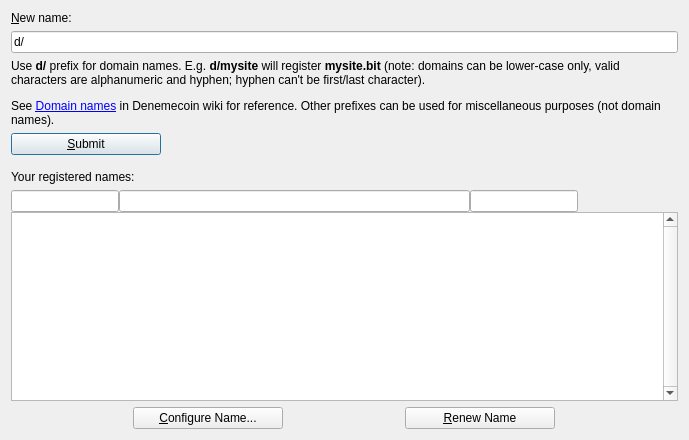
<?xml version="1.0" encoding="UTF-8"?>
<ui version="4.0">
 <class>ManageNamesPage</class>
 <widget class="QDialog" name="ManageNamesPage">
  <property name="geometry">
   <rect>
    <x>0</x>
    <y>0</y>
    <width>689</width>
    <height>440</height>
   </rect>
  </property>
  <property name="sizePolicy">
   <sizepolicy hsizetype="Preferred" vsizetype="Preferred">
    <horstretch>0</horstretch>
    <verstretch>0</verstretch>
   </sizepolicy>
  </property>
  <property name="windowTitle">
   <string>Manage Names</string>
  </property>
  <layout class="QHBoxLayout" name="horizontalLayout">
   <item>
    <layout class="QVBoxLayout" name="verticalLayout">
     <item>
      <widget class="QLabel" name="label_4">
       <property name="sizePolicy">
        <sizepolicy hsizetype="Preferred" vsizetype="Maximum">
         <horstretch>0</horstretch>
         <verstretch>0</verstretch>
        </sizepolicy>
       </property>
       <property name="text">
        <string>&amp;New name:</string>
       </property>
       <property name="alignment">
        <set>Qt::AlignLeading|Qt::AlignLeft|Qt::AlignVCenter</set>
       </property>
       <property name="buddy">
        <cstring>registerName</cstring>
       </property>
      </widget>
     </item>
     <item>
      <widget class="QValidatedLineEdit" name="registerName">
       <property name="toolTip">
        <string>Enter a name or domain name (prefixed with d/) to be registered via Denemecoin.</string>
       </property>
       <property name="text">
        <string notr="true">d/</string>
       </property>
      </widget>
     </item>
     <item>
      <widget class="QLabel" name="label">
       <property name="sizePolicy">
        <sizepolicy hsizetype="Preferred" vsizetype="Preferred">
         <horstretch>0</horstretch>
         <verstretch>0</verstretch>
        </sizepolicy>
       </property>
       <property name="text">
        <string>&lt;html&gt;&lt;head/&gt;&lt;body&gt;&lt;p&gt;Use &lt;span style=&quot; font-weight:600;&quot;&gt;d/&lt;/span&gt; prefix for domain names. E.g. &lt;span style=&quot; font-weight:600;&quot;&gt;d/mysite&lt;/span&gt; will register &lt;span style=&quot; font-weight:600;&quot;&gt;mysite.bit&lt;/span&gt; (note: domains can be lower-case only, valid characters are alphanumeric and hyphen; hyphen can't be first/last character).&lt;/p&gt;&lt;p&gt;See &lt;a href=&quot;http://dot-bit.org/Namespace:Domain_names&quot;&gt;&lt;span style=&quot; text-decoration: underline; color:#0000ff;&quot;&gt;Domain names&lt;/span&gt;&lt;/a&gt; in Denemecoin wiki for reference. Other prefixes can be used for miscellaneous purposes (not domain names).&lt;/p&gt;&lt;/body&gt;&lt;/html&gt;</string>
       </property>
       <property name="textFormat">
        <enum>Qt::RichText</enum>
       </property>
       <property name="wordWrap">
        <bool>true</bool>
       </property>
       <property name="openExternalLinks">
        <bool>true</bool>
       </property>
      </widget>
     </item>
     <item>
      <widget class="QPushButton" name="submitNameButton">
       <property name="sizePolicy">
        <sizepolicy hsizetype="Fixed" vsizetype="Fixed">
         <horstretch>0</horstretch>
         <verstretch>0</verstretch>
        </sizepolicy>
       </property>
       <property name="minimumSize">
        <size>
         <width>150</width>
         <height>0</height>
        </size>
       </property>
       <property name="toolTip">
        <string>Confirm the new name action. Sends name_new transaction
to the network and creates a pending name_firstupdate transaction.</string>
       </property>
       <property name="text">
        <string>&amp;Submit</string>
       </property>
       <property name="icon">
        <iconset resource="../bitcoin.qrc">
         <normaloff>:/icons/send</normaloff>:/icons/send</iconset>
       </property>
       <property name="default">
        <bool>true</bool>
       </property>
      </widget>
     </item>
     <item>
      <spacer name="verticalSpacer">
       <property name="orientation">
        <enum>Qt::Vertical</enum>
       </property>
       <property name="sizeType">
        <enum>QSizePolicy::Maximum</enum>
       </property>
       <property name="sizeHint" stdset="0">
        <size>
         <width>20</width>
         <height>12</height>
        </size>
       </property>
      </spacer>
     </item>
     <item>
      <widget class="QLabel" name="label_5">
       <property name="sizePolicy">
        <sizepolicy hsizetype="Preferred" vsizetype="Maximum">
         <horstretch>0</horstretch>
         <verstretch>0</verstretch>
        </sizepolicy>
       </property>
       <property name="text">
        <string>Your registered names:</string>
       </property>
       <property name="alignment">
        <set>Qt::AlignLeading|Qt::AlignLeft|Qt::AlignVCenter</set>
       </property>
       <property name="buddy">
        <cstring>tableView</cstring>
       </property>
      </widget>
     </item>
     <item>
      <layout class="QVBoxLayout" name="verticalLayout_2">
       <property name="spacing">
        <number>0</number>
       </property>
       <item>
        <layout class="QHBoxLayout" name="horizontalLayout_2">
         <property name="spacing">
          <number>0</number>
         </property>
         <item>
          <widget class="QValidatedLineEdit" name="nameFilter">
           <property name="sizePolicy">
            <sizepolicy hsizetype="Fixed" vsizetype="Fixed">
             <horstretch>0</horstretch>
             <verstretch>0</verstretch>
            </sizepolicy>
           </property>
           <property name="toolTip">
            <string>Enter part of name to search for</string>
           </property>
           <property name="text">
            <string notr="true"/>
           </property>
          </widget>
         </item>
         <item>
          <widget class="QValidatedLineEdit" name="valueFilter">
           <property name="toolTip">
            <string>Enter part of value to search for</string>
           </property>
           <property name="text">
            <string notr="true"/>
           </property>
          </widget>
         </item>
         <item>
          <widget class="QValidatedLineEdit" name="addressFilter">
           <property name="sizePolicy">
            <sizepolicy hsizetype="Fixed" vsizetype="Fixed">
             <horstretch>0</horstretch>
             <verstretch>0</verstretch>
            </sizepolicy>
           </property>
           <property name="toolTip">
            <string>Enter Denemecoin address (or prefix of it)</string>
           </property>
           <property name="text">
            <string notr="true"/>
           </property>
          </widget>
         </item>
         <item>
          <spacer name="horizontalSpacer_ExpiresIn">
           <property name="orientation">
            <enum>Qt::Horizontal</enum>
           </property>
           <property name="sizeType">
            <enum>QSizePolicy::Fixed</enum>
           </property>
           <property name="sizeHint" stdset="0">
            <size>
             <width>100</width>
             <height>20</height>
            </size>
           </property>
          </spacer>
         </item>
        </layout>
       </item>
       <item>
        <widget class="QTableView" name="tableView">
         <property name="contextMenuPolicy">
          <enum>Qt::CustomContextMenu</enum>
         </property>
         <property name="toolTip">
          <string>Double-click name to configure</string>
         </property>
         <property name="verticalScrollBarPolicy">
          <enum>Qt::ScrollBarAlwaysOn</enum>
         </property>
         <property name="tabKeyNavigation">
          <bool>false</bool>
         </property>
         <property name="alternatingRowColors">
          <bool>true</bool>
         </property>
         <property name="selectionMode">
          <enum>QAbstractItemView::SingleSelection</enum>
         </property>
         <property name="selectionBehavior">
          <enum>QAbstractItemView::SelectRows</enum>
         </property>
         <property name="sortingEnabled">
          <bool>true</bool>
         </property>
         <attribute name="verticalHeaderVisible">
          <bool>false</bool>
         </attribute>
        </widget>
       </item>
      </layout>
     </item>
     <item>
      <layout class="QHBoxLayout" name="horizontalLayout_3">
       <property name="spacing">
        <number>0</number>
       </property>
       <item>
        <widget class="QPushButton" name="configureNameButton">
         <property name="sizePolicy">
          <sizepolicy hsizetype="Fixed" vsizetype="Fixed">
           <horstretch>0</horstretch>
           <verstretch>0</verstretch>
          </sizepolicy>
         </property>
         <property name="minimumSize">
          <size>
           <width>150</width>
           <height>0</height>
          </size>
         </property>
         <property name="toolTip">
          <string>Configure name and submit update operation</string>
         </property>
         <property name="text">
          <string>&amp;Configure Name...</string>
         </property>
         <property name="default">
          <bool>false</bool>
         </property>
        </widget>
       </item>
       <item>
        <widget class="QPushButton" name="renewNameButton">
         <property name="sizePolicy">
          <sizepolicy hsizetype="Fixed" vsizetype="Fixed">
           <horstretch>0</horstretch>
           <verstretch>0</verstretch>
          </sizepolicy>
         </property>
         <property name="minimumSize">
          <size>
           <width>150</width>
           <height>0</height>
          </size>
         </property>
         <property name="toolTip">
          <string>Renew the name with its current value</string>
         </property>
         <property name="text">
          <string>&amp;Renew Name</string>
         </property>
         <property name="default">
          <bool>false</bool>
         </property>
        </widget>
       </item>
      </layout>
     </item>
    </layout>
   </item>
  </layout>
 </widget>
 <customwidgets>
  <customwidget>
   <class>QValidatedLineEdit</class>
   <extends>QLineEdit</extends>
   <header>../../src/qt/qvalidatedlineedit.h</header>
  </customwidget>
 </customwidgets>
 <resources>
  <include location="../bitcoin.qrc"/>
 </resources>
 <connections/>
</ui>
